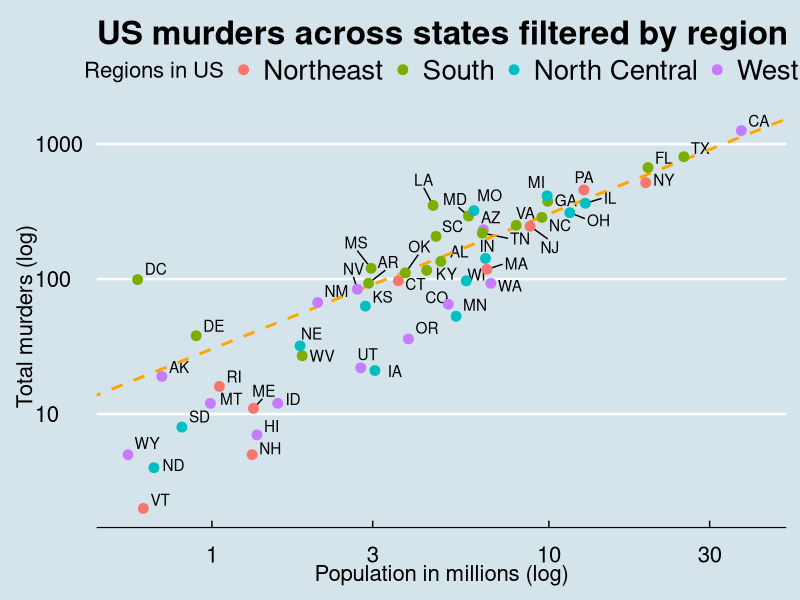

The R script that drew this image:
## ---- chunk 1
knitr::opts_chunk$set(echo = TRUE)
## ---- chunk 2
library(dslabs)
library(tidyverse)
library(ggthemes)
library(ggrepel)
## ---- chunk 3
p <- murders %>% ggplot(aes(population / 10^6, total, label=abb), height = 6, width = 16)
## ---- chunk 4
p <- p + geom_text_repel(nudge_x = 0.04, nudge_y = 0.04)
## ---- chunk 5
p <- p + scale_x_log10() + scale_y_log10()
## ---- chunk 6
p <- p + xlab("Population in millions (log)") +
     ylab("Total murders (log)") +
     ggtitle("US murders across states filtered by region")
## ---- chunk 7
avg_rate <- murders %>% summarise(rate = sum(total) / (sum(population)) * 10^6) %>% .$rate
## ---- chunk 8
p <- p + geom_abline(intercept = log10(avg_rate), color="orange", lty =2, size =1)
## ---- chunk 9
p <- p + geom_point(aes(col = region), size = 3)
## ---- chunk 10
p <- p + scale_color_discrete(name = "Regions in US")
## ---- chunk 11
p <- p + theme_economist() + theme(text = element_text(size = 16))
## ---- chunk 12
print(p)
